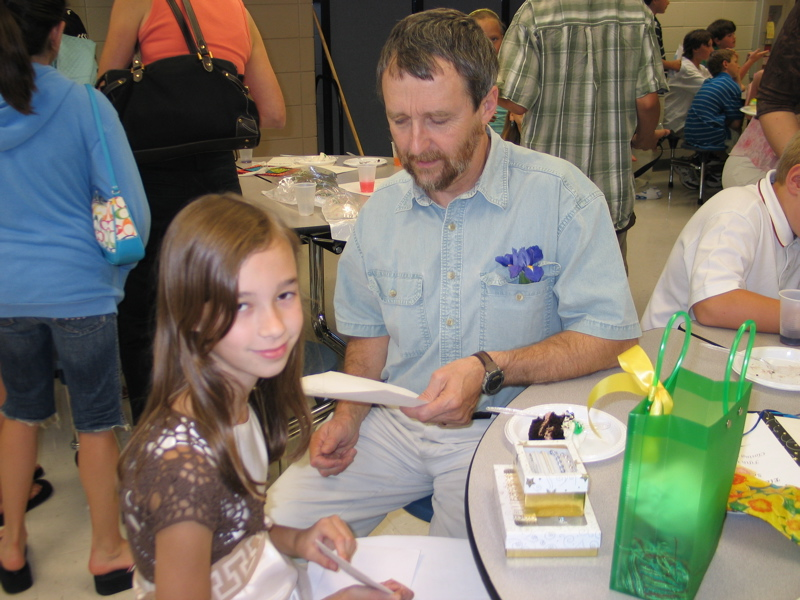
%> input picture torque_code/MAX-MOMENTS-PATCHES/natalieAndMe.jpg, 800 x 600 px, given in place of DSCN3949.jpg, which was not available
$ octave experimentTorque.m   (GNU Octave 9; MATLAB toolbox functions it lacks are replaced by stand-ins)
%> lines starting %> are read from the running program, lines starting %| are printed output that depends on the picture; pictures that were not available may be replaced by others from this repository, and a replacement may not be noted
### torque_code/computeCannyEdge.m
function edges = computeCannyEdge( im, thresh,resize, sigma)
%
    if nargin < 2
        thresh = [];
    end

    if nargin < 4
        sigma = 1;
    end

    imGray = rgb2gray( im );
    imGray = double(imGray)/255;

    edgeS = edge( imGray,'canny', thresh, sigma );
    figure(1); imshow(imresize(edgeS,(1/resize)));
    % compute edge direction
    sig = 0.5;
    delt = 1e-5;
    WH = sqrt(2*sig^2*(-log(sqrt(2*pi)*sig*delt)));
    H = fspecial('gaussian',2*ceil(WH)+1,sig);
    imGraySmoothed = imfilter( imGray, H );
    [gx,gy] = gradient( imGraySmoothed );
    theta = atan2( -gx, gy );
    theta( gx==0 & gy==0 ) = NaN;

    % split edges into eight directions
    theta = theta + pi/8.0;
    theta(theta<0) = theta(theta<0) + 2.0*pi;
    edges = zeros([size(edgeS),8]);
    for i=1:8
        mask = ( theta>=(i-1)/8.0*2.0*pi & theta<i/8.0*2.0*pi );
        edges(:,:,i) = edgeS .* mask;
    end


### torque_code/computeTorque.m
function [momentStack] = computeTorque( edges, patchList )
%
% computing torque for edge map
%

    szEdges = size(edges);

	weights = findWeights(edges);

    %figure; imshow(weights)

	replicatedWeights = repmat(weights, [1 1 8]);
	weightedEdges = edges .* replicatedWeights;

	sumEdges = integralStackImage(weightedEdges);

    momentArms = makeMomentArms(szEdges(1), szEdges(2));
	moments = momentArms .* weightedEdges;
	sumMoments = integralStackImage(moments);

	momentStack = findMomentScaleStack( momentArms, sumEdges, sumMoments, patchList );


### torque_code/MAX-MOMENTS-PATCHES/findWeights.m
function weights = findWeights(edges)
%
% Find weights for each pixels, giving lower weights to pixels having several edges

edgeCount = sum(double(edges), 3); % sum along third dimension
zeroWeights = (edgeCount==0); % where weight should be zero
edgeCount(zeroWeights) = 1; % set zeros to 1 to avoid division by zero
weights = ones(size(edgeCount));
weights = weights ./ edgeCount;
weights(zeroWeights) = 0; % set weights to zero where there is no edges

### torque_code/MAX-MOMENTS-PATCHES/integralStackImage.m
function sumStack = integralStackImage(imageStack)

% Input: imageStack(:,:,:) is a stack of images

% Output: sumStack(:,:,:) is a stack of integral images

% Integral images for edges sum up to 1000 x 1000
% Order 1 moments for 1000 x 1000 images can sum up to 10^9
% Order 2 moments can sum up to 10^12; need to use double. int64 does not have addition operation

% CHECK: float arithmetic may be faster

sumCols = zeros(size(imageStack)); % used to sum edges column by column
sumStack = zeros(size(imageStack)); % used to sum sumColsEdges row by row

[nbRows,nbCols] = size(imageStack(:,:,1));

sumCols(:,1,:) = imageStack(:,1,:); % first column of sumColsEdges is same as edges
for iCol = 2:nbCols
    sumCols(:,iCol,:) = sumCols(:,iCol-1,:) + imageStack(:,iCol,:);
end

sumStack(1,:,:) = sumCols(1,:,:); % first row of sumRowsEdges is same as sumColsEdges
for iRow = 2:nbRows
    sumStack(iRow,:,:) = sumStack(iRow-1,:,:) + sumCols(iRow,:,:);
end


### torque_code/MAX-MOMENTS-PATCHES/makeMomentArms.m
function momentArms = makeMomentArms(nbRows, nbCols)
% Moment arms from top left corner of image to edges
% for edge gradients at each pixels in directions N, NE, E, SE, S, SW, W, NW
% in that order

halfSqrt2 = 0.5*sqrt(2);
pixelRows = repmat((1:nbRows)',[1,nbCols]); % row indices of all image pixels
pixelCols = repmat((1:nbCols),[nbRows,1]); % col indices of all image pixels

% Unit vectors for 8 directions of moment arms for 8 edge gradient directions
armDirections = [ -1,         0;            % N: if edge gradient is N, edge vector with bright on right side is left to right, and arm is downward
                  -halfSqrt2, halfSqrt2;    % NE
                   0,         1;            % E
                   halfSqrt2, halfSqrt2;    % SE
                   1,         0;            % S
                   halfSqrt2,-halfSqrt2;    % SW
                   0,        -1;            % W
                  -halfSqrt2,-halfSqrt2];   % NW

for iCount = 1:8
    momentArms(:,:,iCount) = armDirections(iCount,1)*pixelRows + armDirections(iCount,2)*pixelCols;
end

### torque_code/MAX-MOMENTS-PATCHES/findMomentScaleStack.m
function scaleStack = findMomentScaleStack(momentArms, sumEdges, sumMoments, patchList)
%
% Find 3D stack of moments over different patch sizes listed in patchList
% Moments are wrt to patch centers, not image corner

nbScales = size(patchList,1);
[nbRows, nbCols, nbDirs] = size(sumEdges);
scaleStack = zeros(nbRows, nbCols, nbScales);

for iScale = 1:nbScales
	iScale;
	patchSize = patchList(iScale);
	edgePatchHisto = findAllPatchHistos(sumEdges, patchSize);
	momentPatchFromCorner = findAllPatchHistos(sumMoments, patchSize);
	momentPatchHisto = momentPatchFromCorner - momentArms .* edgePatchHisto;	% arms from pixel to top left corner
    allDirMomentHisto = sum(momentPatchHisto, 3); % sum 8 moments
%	normalizer = sum(abs(allDirMomentHisto(:)))/nbPixels; % average all-direction moment FOR THIS SCALE; note the abs
	if 0
%		normalizer = 2*patchSize*patchSize*patchSize/6.0; % max area moment for the patch:Small patches only
		edgeCount = sum(edgePatchHisto, 3); % sum 8 histogram bins to get total edge count
    	scaleStack(:,:,iScale) = allDirMomentHisto ./ edgeCount; % radial moment normalized by edge count
    else
%   	normalizer = max(max(abs(allDirMomentHisto))); % max moment FOR THIS SCALE
		normalizer = 2*patchSize * patchSize; % max silhouette moment for the patch; BEST 1/13/2008
    	scaleStack(:,:,iScale) = allDirMomentHisto/normalizer; % normalized radial moment
   	end
end

### torque_code/MAX-MOMENTS-PATCHES/findAllPatchHistos.m
function patchHisto = findAllPatchHistos(integralStack, patchSize)
%
% Given a stack of integral images and a patch size for a square patch
% Generate a stack of 8 images
% where each pixel value is the sum of counts in the patch centered at that pixel
% This function can also be applied for computing moments inside patches
% e.g. with the call momentPatchHisto = findAllPatchHistos(integralStack, directions, patchSize)
%
% If the patch is straight, the shift directions are [-1, -1; 1, -1; 1, 1; -1, 1]
% If the patch is diagonal, the shift directions are [-1, 0; 0, -1; 1, 0; 0, 1]
% But this is a bit more complicated because diagonal patches have interlaced diagonal cumulations

% 3D shift is needed because the array being shifted is a 3D array

halfSize = floor(0.5 * patchSize);

shiftVectors = [-halfSize,-halfSize; halfSize+1,-halfSize; halfSize+1,halfSize+1; -halfSize,halfSize+1];

patchHisto = zeros(size(integralStack));


for iCount = 1:size(shiftVectors,1)
	shift3D = [shiftVectors(iCount,:), 0]; % 3D vector, but third dimension is always 0 here
	shiftedStack = my3DShift(integralStack, shift3D);
	patchHisto = patchHisto + (-1)^(iCount-1) * shiftedStack; % signs alternate +,-,+,-
end

% disp('Using new findAllPatchHistos');

### torque_code/experimentTorque.m
clear
close all

addpath MAX-MOMENTS-PATCHES
dir =  'C:\Data\matlab\torque\codeTorque1\filter-training\wine-glass1\';
dir =  'C:\Data\Images\tool-images\';
%image_name = [dir, 'salad-fork_1310354824.725504_RGB.png'];
image_name = [dir, 'DSCN3949.jpg'];
im = imread(image_name);
%> im is the input picture: size 600x800x3 uint8; mean R, G, B 126.4, 119.7, 107.3
%im = imread( '101085.jpg' );
%im = imread( 'rgb_image_small.png' );

% edge detection
thresh = [];    % adjust thresh
edges = computeCannyEdge( im, thresh );
%> in computeCannyEdge, `imGray = rgb2gray( im );`:
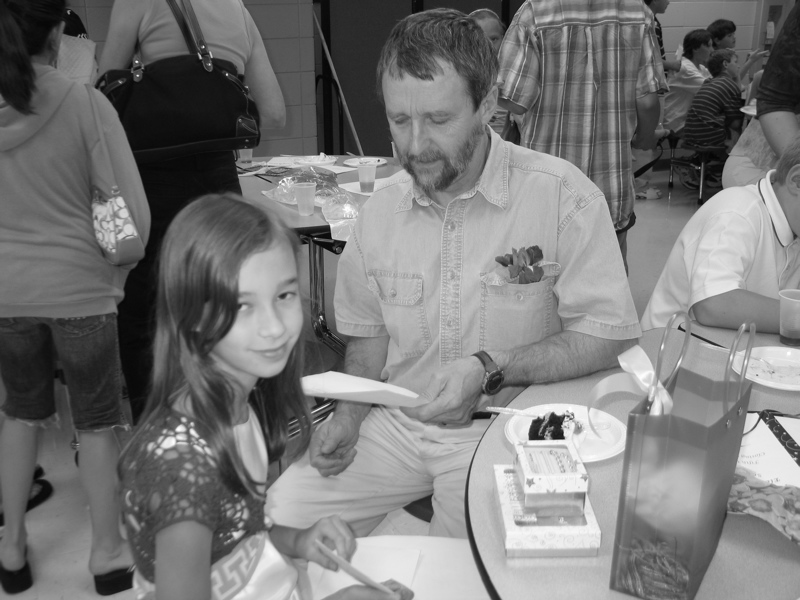
%> imGray: size 600x800 uint8; min 4, max 255, mean 120.3
%> in computeCannyEdge, `edgeS = edge( imGray,'canny', thresh, sigma );`:
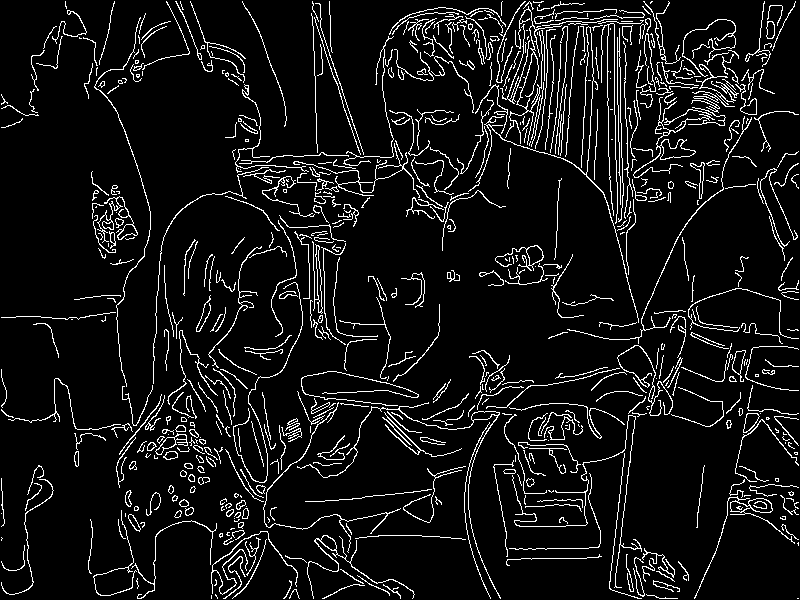
%> edgeS: size 600x800 logical; 7.8% white in thin lines or dots
%> in computeCannyEdge, `theta = atan2( -gx, gy );`:
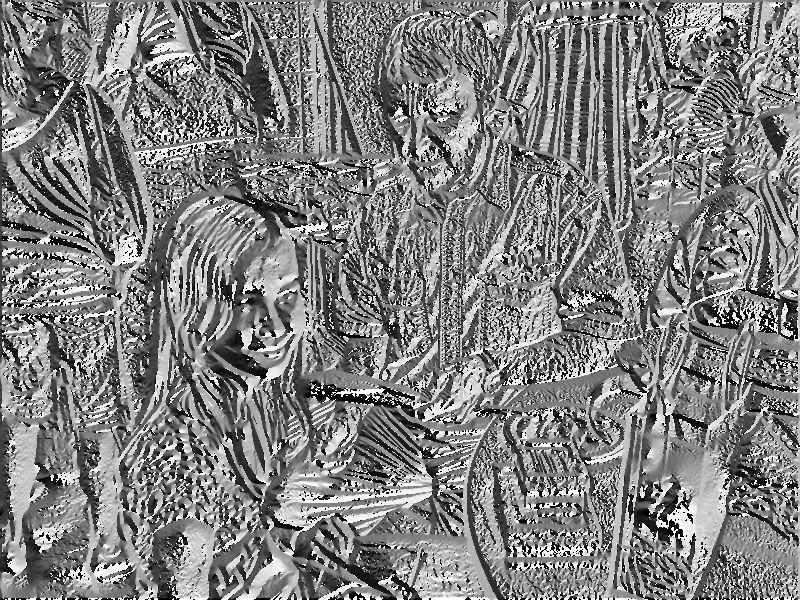
%> theta: size 600x800 double; min -3.14, max 3.14, mean 0.0342; drawn with min black and max white
%> in computeCannyEdge, `theta(theta<0) = theta(theta<0) + 2.0*pi;`:
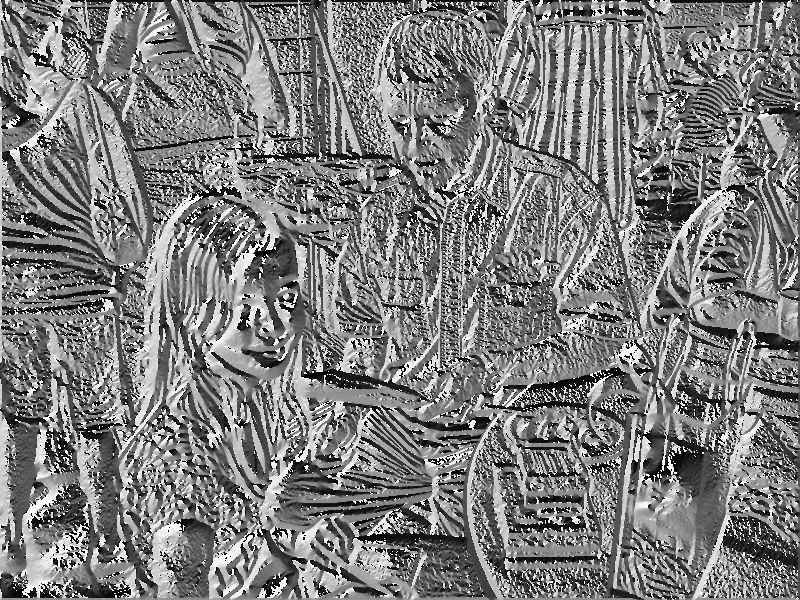
%> theta: size 600x800 double; min 9.88e-06, max 6.28, mean 3.11; drawn with min black and max white
%> the loop in computeCannyEdge, `for i=1:8` made 8 passes
%> pass 1, in computeCannyEdge, `mask = ( theta>=(i-1)/8.0*2.0*pi & theta<i/8.0*2.0*pi );`:
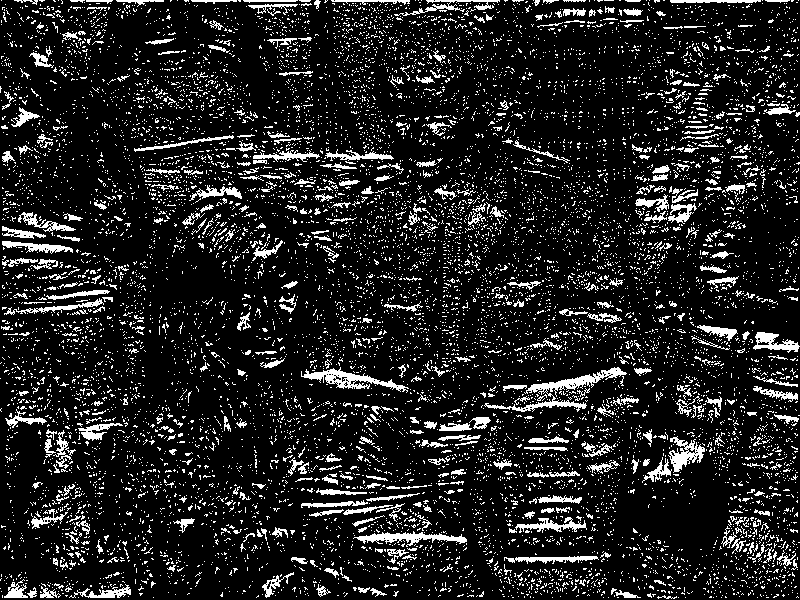
%> mask: size 600x800 logical; 12.9% white in thin lines or dots
%> pass 3, in computeCannyEdge, `mask = ( theta>=(i-1)/8.0*2.0*pi & theta<i/8.0*2.0*pi );`:
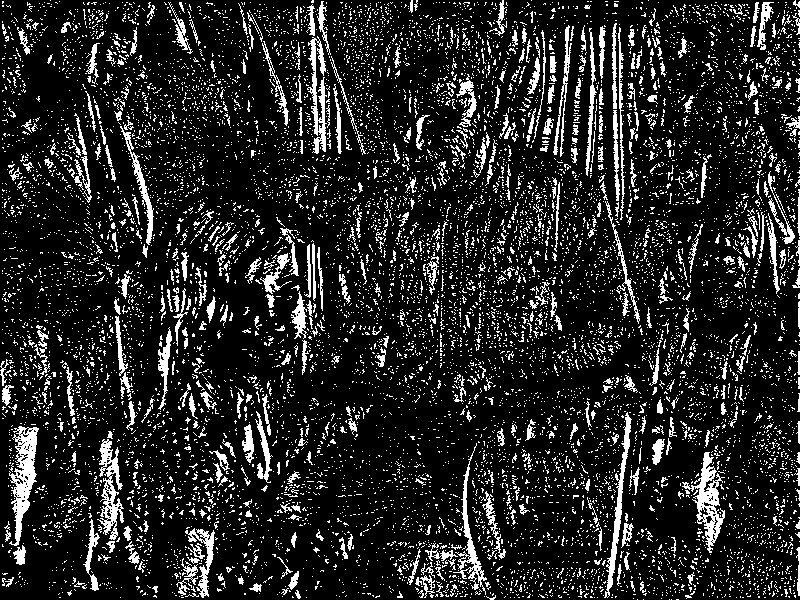
%> mask: size 600x800 logical; 14.8% white in thin lines or dots

% compute torque maps
patchList = (3:2:45)';
%patchList = (3:4:31)';
momentStack = computeTorque( edges, patchList );
%> in findWeights, `edgeCount = sum(double(edges), 3);`: edgeCount: size 600x800 double; values 0 (black) and 1 (white), 7.8% white in thin lines or dots
%> in findWeights, `zeroWeights = (edgeCount==0);`: zeroWeights: size 600x800 logical; 92.2% white; black in thin lines or dots
%> in findWeights, `edgeCount(zeroWeights) = 1;`: edgeCount: size 600x800 double; every value is 1
%> in integralStackImage, `[nbRows,nbCols] = size(imageStack(:,:,1));`: nbRows = 600; nbCols = 800
%> (the run ends here)
